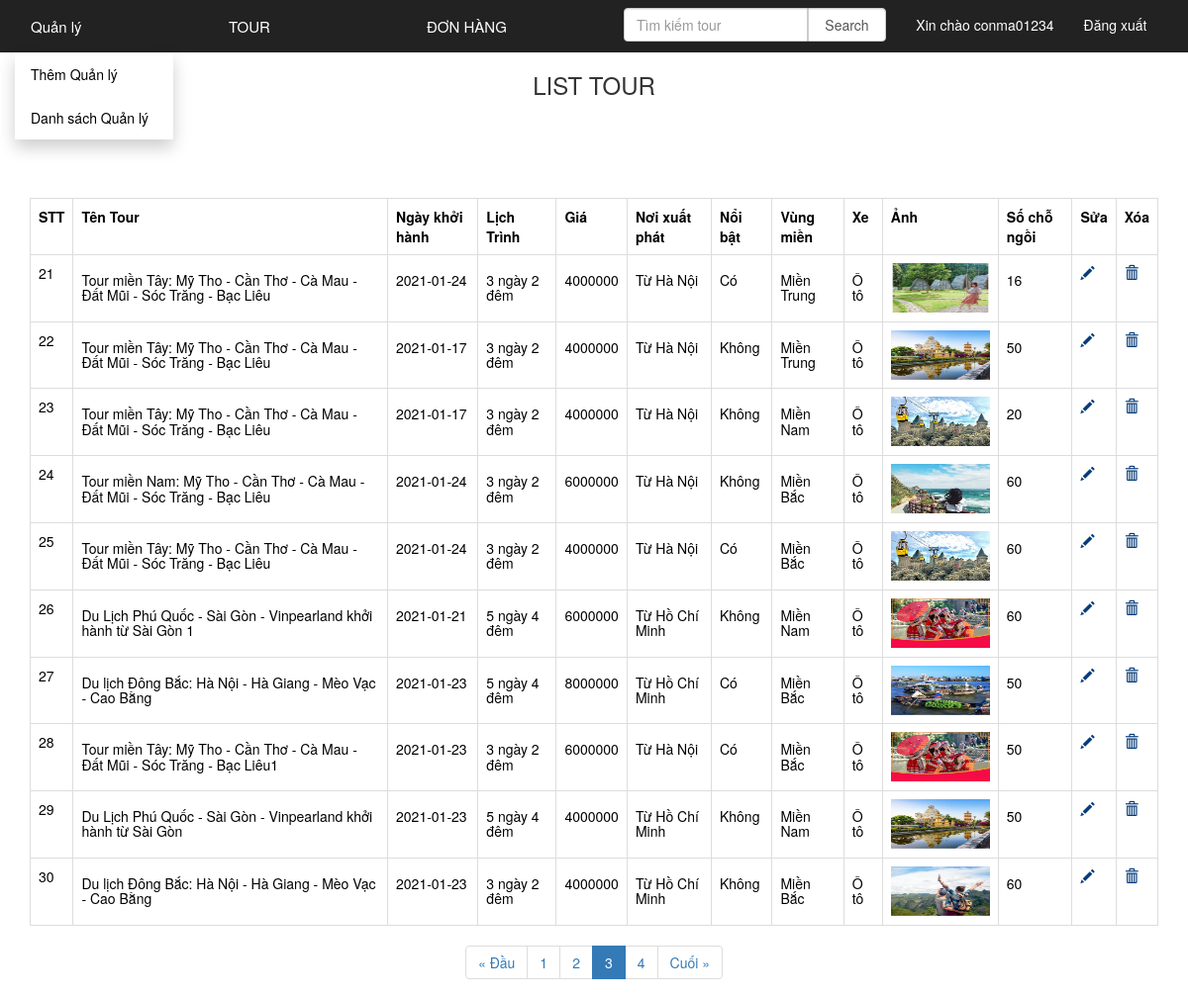
Screenshot of /admin/index.php?Page_layout=list_tour&per_page=10&page=3 (signed in) with the database file from the repository.
### tables this page shows
CREATE TABLE `tour` (
  `IDTour` int(11) NOT NULL,
  `NameTour` varchar(255) NOT NULL,
  `LichTrinh` varchar(255) NOT NULL,
  `PhuongTien` varchar(500) NOT NULL,
  `SoLuong` int(11) NOT NULL,
  `NgayKhoiHanh` date NOT NULL,
  `Image` varchar(255) NOT NULL,
  `NoiKhoiHanh` varchar(255) NOT NULL,
  `GiaTien` int(11) NOT NULL,
  `IDVungMien` int(11) NOT NULL,
  `IDNoiBat` int(11) NOT NULL
);

CREATE TABLE `vungmien` (
  `IDVungMien` int(11) NOT NULL,
  `TenMien` varchar(500) NOT NULL
);

### lib/lib_db.php (called while the page is built, shortened)
<?php
global $link;
function select_one($sql){
	$data = exec_select($sql);
	return $data[0];
}
function select_list($sql){
	return exec_select($sql);
}
function exec_select($sql){
	global $link;
	$ret = isset($ret) ? $ret : array();
	$res = $link->query($sql);
	$err = mysqli_error($link);
	if ($res ){
		while( $row = $res->fetch_array(MYSQLI_ASSOC) )
		{
			$ret[]= $row ;
		}
	}
	return $ret;
}

### admin/view/tour.php (the view, shortened to what this page needs)
<?php
    include "header.php";
    $item_per_page=isset($_REQUEST['per_page'])?$_REQUEST['per_page']:10;
    $current_page=isset($_REQUEST['page'])?$_REQUEST['page']:1;
    $offset=($current_page-1)*$item_per_page;
    $sql = "SELECT * from tour order by IDTour limit ".$item_per_page." OFFSET ".$offset;
    $dataTour=select_list($sql);
?>
     <h3>List tour </h3>
    <div class="content">
        <table style="width:100%" class="table table-bordered">
            <tr>
                <th>STT</th>
                <th>Tên Tour</th>
                <th>Ngày khởi hành</th>
                <th>Lịch Trình</th>
                <th>Giá</th>
                <th>Nơi xuất phát</th>
                <th>Nổi bật</th>
                <th>Vùng miền</th>
                <th>Xe</th>
                <th>Ảnh</th>
                <th>Số chỗ ngồi</th>
                <th>Sửa</th>
                <th>Xóa</th>
            </tr>
            <tr>
                <?php
        $stt=$offset;
       foreach($dataTour as $row){
            $stt++;
            echo "<tr>";
            echo "<td>$stt</td>";
        ?>
                <td>
                    <?php
            echo'<h5>'.$row['NameTour'].'</h5>';
            ?>
                </td>
                <td>
                    <?php
            echo'<h5>'.$row['NgayKhoiHanh'].'</h5>';
            ?>
                </td>
                <td>
                    <?php
            echo'<h5>'.$row['LichTrinh'].'</h5>';
            ?>
                </td>
                <td>
                    <?php
            echo'<h5>'.$row['GiaTien'].'</h5>';
            ?>
                </td>
                <td>
                    <?php
            echo'<h5>'.$row['NoiKhoiHanh'].'</h5>';
            ?>
                </td>
                <td>
                    <?php
            if($row['IDNoiBat']<>0){
                echo'<h5>Có</h5>';
            }
            else{
                echo'<h5>Không</h5>';
            }
            ?>
                </td>
                <td>
                    <?php
                    $data= select_one("select * from vungmien where IDVungMien={$row['IDVungMien']}");
            echo'<h5>'.$data['TenMien'].'</h5>';
            ?>
                </td>
                <td>
                    <?php
            echo'<h5>'.$row['PhuongTien'].'</h5>';
            ?>
                </td>
                <td>
                    <img src="<?php echo($row['Image']) ?>" style="width: 100px;height: 50px;">
                </td>
                <td>
                    <?php
            echo'<h5>'.$row['SoLuong'].'</h5>';
            ?>
                </td>
                <?php
        echo"
        <td>
            <a href='?Page_layout=update_tour&IDTour=".$row['IDTour']."'><span class = 'glyphicon glyphicon-pencil'></ span></a>
        </td>";
        echo"
        <td>
            <a href='?Page_layout=delete_tour&IDTour=".$row['IDTour']."'><span class = 'glyphicon glyphicon-trash'></ span></a>
        </td>";
        }
        ?>
            </tr>
        </table>
    </div>
    <?php include "../inc/pagination.php"; ?>
</html>

### public/css/ql.css (style rules this page uses)
a { color:white; }
.content { background-color: white; color: black; margin-right:30px; }
table, th, td { margin-top:100px; margin-left:15px; border: 2px solid black; border-collapse: collapse; }
th, td { padding: 15px; }
.glyphicon-pencil { color:rgb(6, 60, 121); }
.glyphicon-trash { color:rgb(6, 60, 121); }
h3 { text-align: center; text-transform: uppercase; }

### rows the page displays
tour: NameTour "Tour miền Tây: Mỹ Tho - Cần Thơ - Cà Mau - Đất Mũi - Sóc Trăng - Bạc Liêu", NgayKhoiHanh "2021-01-24", LichTrinh "3 ngày 2 đêm", GiaTien "4000000", NoiKhoiHanh "Từ Hà Nội", shows "Có", IDVungMien.TenMien "Miền Trung", PhuongTien "Ô tô", Image (picture), SoLuong "16"
tour: NameTour "Tour miền Tây: Mỹ Tho - Cần Thơ - Cà Mau - Đất Mũi - Sóc Trăng - Bạc Liêu", NgayKhoiHanh "2021-01-17", LichTrinh "3 ngày 2 đêm", GiaTien "4000000", NoiKhoiHanh "Từ Hà Nội", shows "Không", IDVungMien.TenMien "Miền Trung", PhuongTien "Ô tô", Image (picture), SoLuong "50"
tour: NameTour "Tour miền Tây: Mỹ Tho - Cần Thơ - Cà Mau - Đất Mũi - Sóc Trăng - Bạc Liêu", NgayKhoiHanh "2021-01-17", LichTrinh "3 ngày 2 đêm", GiaTien "4000000", NoiKhoiHanh "Từ Hà Nội", shows "Không", IDVungMien.TenMien "Miền Nam", PhuongTien "Ô tô", Image (picture), SoLuong "20"
tour: NameTour "Tour miền Nam: Mỹ Tho - Cần Thơ - Cà Mau - Đất Mũi - Sóc Trăng - Bạc Liêu", NgayKhoiHanh "2021-01-24", LichTrinh "3 ngày 2 đêm", GiaTien "6000000", NoiKhoiHanh "Từ Hà Nội", shows "Không", IDVungMien.TenMien "Miền Bắc", PhuongTien "Ô tô", Image (picture), SoLuong "60"
tour: NameTour "Tour miền Tây: Mỹ Tho - Cần Thơ - Cà Mau - Đất Mũi - Sóc Trăng - Bạc Liêu", NgayKhoiHanh "2021-01-24", LichTrinh "3 ngày 2 đêm", GiaTien "4000000", NoiKhoiHanh "Từ Hà Nội", shows "Có", IDVungMien.TenMien "Miền Bắc", PhuongTien "Ô tô", Image (picture), SoLuong "60"
tour: NameTour "Du Lịch Phú Quốc - Sài Gòn - Vinpearland khởi hành từ Sài Gòn 1", NgayKhoiHanh "2021-01-21", LichTrinh "5 ngày 4 đêm", GiaTien "6000000", NoiKhoiHanh "Từ Hồ Chí Minh", shows "Không", IDVungMien.TenMien "Miền Nam", PhuongTien "Ô tô", Image (picture), SoLuong "60"
tour: NameTour "Du lịch Đông Bắc: Hà Nội - Hà Giang - Mèo Vạc - Cao Bằng", NgayKhoiHanh "2021-01-23", LichTrinh "5 ngày 4 đêm", GiaTien "8000000", NoiKhoiHanh "Từ Hồ Chí Minh", shows "Có", IDVungMien.TenMien "Miền Bắc", PhuongTien "Ô tô", Image (picture), SoLuong "50"
tour: NameTour "Tour miền Tây: Mỹ Tho - Cần Thơ - Cà Mau - Đất Mũi - Sóc Trăng - Bạc Liêu1", NgayKhoiHanh "2021-01-23", LichTrinh "3 ngày 2 đêm", GiaTien "6000000", NoiKhoiHanh "Từ Hà Nội", shows "Có", IDVungMien.TenMien "Miền Bắc", PhuongTien "Ô tô", Image (picture), SoLuong "50"
tour: NameTour "Du Lịch Phú Quốc - Sài Gòn - Vinpearland khởi hành từ Sài Gòn", NgayKhoiHanh "2021-01-23", LichTrinh "5 ngày 4 đêm", GiaTien "4000000", NoiKhoiHanh "Từ Hồ Chí Minh", shows "Không", IDVungMien.TenMien "Miền Nam", PhuongTien "Ô tô", Image (picture), SoLuong "50"
tour: NameTour "Du lịch Đông Bắc: Hà Nội - Hà Giang - Mèo Vạc - Cao Bằng", NgayKhoiHanh "2021-01-23", LichTrinh "3 ngày 2 đêm", GiaTien "4000000", NoiKhoiHanh "Từ Hồ Chí Minh", shows "Không", IDVungMien.TenMien "Miền Bắc", PhuongTien "Ô tô", Image (picture), SoLuong "60"

### other values shown
$_SESSION["adminUser"] "conma01234"
